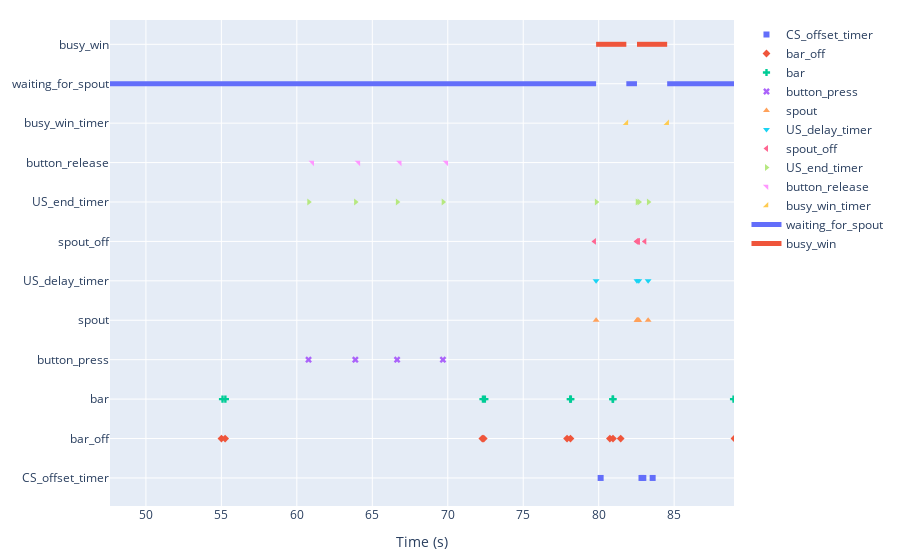

Here is the notebook cell this chart was saved with:
### Markdown cell above
# Event plots

### Code cell
# state_def = [{'name': 'hold_for_water', 
#                   'onset': 'hold_for_water', 'offset': 'waiting_for_spout'},
#             {'name': 'waiting_for_spout', 
#                  'onset': 'waiting_for_spout', 'offset': 'busy_win'},
#             {'name': 'busy_win', 
#                  'onset': 'busy_win', 'offset': 'break_after_water'},
#             {'name': 'break_after_water', 
#                  'onset': 'break_after_water',    'offset': 'waiting_for_bar'},
#             {'name': 'break_after_no_water', 
#                  'onset': 'break_after_no_water', 'offset': 'waiting_for_bar'}]

state_def = [
            {'name': 'waiting_for_spout', 
                 'onset': 'waiting_for_spout', 'offset': 'busy_win'},
            {'name': 'busy_win', 
                 'onset': 'busy_win', 'offset': 'waiting_for_spout'}]

df2plot = df_events[~df_events.event_name.str.contains('Print@') ]# remove all print statement

keys = df2plot.event_name.unique()
keys = keys[keys!='state_change']

plot_session(df2plot, keys, state_def)

### Figure 1 — Plotly figure (JSON) as saved in the notebook; plotly's stock layout.template omitted (floating-point values rounded to 4 significant figures)
{"data": [{"marker": {"symbol": "square"}, "mode": "markers", "name": "CS_offset_timer", "type": "scatter", "x": [2, 10.2, 11.44, 24.26, 24.53, 31.22, 31.32, 32.54, 35.45, 36.62, 42.07, 80.13, 82.84, 82.96, 83.58, 89.95, 103.6, 104.2, 104.5, 104.7, 106.0, 108.0, 109.1, 110.3, 110.5, 110.6, 112.7, 112.8, 116.2, 117.0, 117.9, 120.7, 120.9, 122.5, 123.6, 123.7, 127.3, 128.3, 128.9, 131.3, 131.9, 132.0, 134.0, 134.2, 134.4, 134.6], "y": ["CS_offset_timer", "CS_offset_timer", "CS_offset_timer", "CS_offset_timer", "CS_offset_timer", "CS_offset_timer", "CS_offset_timer", "CS_offset_timer", "CS_offset_timer", "CS_offset_timer", "CS_offset_timer", "CS_offset_timer", "CS_offset_timer", "CS_offset_timer", "CS_offset_timer", "CS_offset_timer", "CS_offset_timer", "CS_offset_timer", "CS_offset_timer", "CS_offset_timer", "CS_offset_timer", "CS_offset_timer", "CS_offset_timer", "CS_offset_timer", "CS_offset_timer", "CS_offset_timer", "CS_offset_timer", "CS_offset_timer", "CS_offset_timer", "CS_offset_timer", "CS_offset_timer", "CS_offset_timer", "CS_offset_timer", "CS_offset_timer", "CS_offset_timer", "CS_offset_timer", "CS_offset_timer", "CS_offset_timer", "CS_offset_timer", "CS_offset_timer", "CS_offset_timer", "CS_offset_timer", "CS_offset_timer", "CS_offset_timer", "CS_offset_timer", "CS_offset_timer"]}, {"marker": {"symbol": "diamond"}, "mode": "markers", "name": "bar_off", "type": "scatter", "x": [2.097, 10.26, 12.81, 13.18, 13.28, 20.29, 20.32, 20.46, 20.65, 21.71, 30.71, 34.07, 34.19, 36.12, 36.41, 38.83, 38.95, 45.34, 45.44, 45.48, 55.0, 55.25, 72.29, 72.39, 77.9, 78.13, 80.74, 80.95, 81.46, 89.0, 89.16, 89.53, 89.63, 89.72, 90.38, 90.48, 90.71, 96.19, 96.32, 96.59, 97.2, 97.38, 97.5, 97.64, 97.95, 103.6], "y": ["bar_off", "bar_off", "bar_off", "bar_off", "bar_off", "bar_off", "bar_off", "bar_off", "bar_off", "bar_off", "bar_off", "bar_off", "bar_off", "bar_off", "bar_off", "bar_off", "bar_off", "bar_off", "bar_off", "bar_off", "bar_off", "bar_off", "bar_off", "bar_off", "bar_off", "bar_off", "bar_off", "bar_off", "bar_off", "bar_off", "bar_off", "bar_off", "bar_off", "bar_off", "bar_off", "bar_off", "bar_off", "bar_off", "bar_off", "bar_off", "bar_off", "bar_off", "bar_off", "bar_off", "bar_off", "bar_off"]}, {"marker": {"symbol": "cross"}, "mode": "markers", "name": "bar", "type": "scatter", "x": [2.143, 10.3, 12.87, 13.23, 13.32, 20.3, 20.36, 20.5, 20.68, 21.77, 30.82, 34.16, 34.22, 36.38, 38.36, 38.91, 38.97, 45.42, 45.47, 45.5, 55.08, 55.27, 72.33, 72.46, 78.11, 78.16, 80.93, 80.95, 88.93, 89.06, 89.19, 89.57, 89.67, 89.75, 90.44, 90.51, 90.75, 96.29, 96.37, 96.62, 97.24, 97.42, 97.54, 97.69, 98.01], "y": ["bar", "bar", "bar", "bar", "bar", "bar", "bar", "bar", "bar", "bar", "bar", "bar", "bar", "bar", "bar", "bar", "bar", "bar", "bar", "bar", "bar", "bar", "bar", "bar", "bar", "bar", "bar", "bar", "bar", "bar", "bar", "bar", "bar", "bar", "bar", "bar", "bar", "bar", "bar", "bar", "bar", "bar", "bar", "bar", "bar"]}, {"marker": {"symbol": "x"}, "mode": "markers", "name": "button_press", "type": "scatter", "x": [9.897, 11.14, 60.78, 63.88, 66.64, 69.68], "y": ["button_press", "button_press", "button_press", "button_press", "button_press", "button_press"]}, {"marker": {"symbol": "triangle-up"}, "mode": "markers", "name": "spout", "type": "scatter", "x": [9.897, 11.14, 23.96, 24.23, 30.91, 30.95, 30.98, 31.0, 31.02, 31.07, 32.24, 35.15, 35.19, 36.32, 36.38, 41.77, 41.83, 79.83, 82.53, 82.58, 82.59, 82.61, 82.66, 83.28, 89.65, 103.3, 103.9, 104.0, 104.2, 104.4, 105.7, 107.7, 108.8, 110.0, 110.0, 110.2, 110.3, 110.4, 112.4, 112.5, 115.9, 116.7, 117.6, 117.6, 120.4, 120.6, 122.2, 123.3, 123.4, 127.0, 128.0, 128.6, 128.6, 131, 131.6, 131.7, 131.8, 133.7, 133.9, 134.1, 134.3], "y": ["spout", "spout", "spout", "spout", "spout", "spout", "spout", "spout", "spout", "spout", "spout", "spout", "spout", "spout", "spout", "spout", "spout", "spout", "spout", "spout", "spout", "spout", "spout", "spout", "spout", "spout", "spout", "spout", "spout", "spout", "spout", "spout", "spout", "spout", "spout", "spout", "spout", "spout", "spout", "spout", "spout", "spout", "spout", "spout", "spout", "spout", "spout", "spout", "spout", "spout", "spout", "spout", "spout", "spout", "spout", "spout", "spout", "spout", "spout", "spout", "spout"]}, {"marker": {"symbol": "triangle-down"}, "mode": "markers", "name": "US_delay_timer", "type": "scatter", "x": [9.898, 11.14, 23.96, 24.23, 30.92, 31.02, 32.24, 35.15, 36.32, 41.77, 79.83, 82.54, 82.66, 83.28, 89.65, 103.3, 103.9, 104.2, 104.4, 105.7, 107.7, 108.8, 110.0, 110.2, 110.3, 112.4, 112.5, 115.9, 116.7, 117.6, 120.4, 120.6, 122.2, 123.3, 123.4, 127.0, 128.0, 128.6, 131.0, 131.6, 131.7, 133.7, 133.9, 134.1, 134.3], "y": ["US_delay_timer", "US_delay_timer", "US_delay_timer", "US_delay_timer", "US_delay_timer", "US_delay_timer", "US_delay_timer", "US_delay_timer", "US_delay_timer", "US_delay_timer", "US_delay_timer", "US_delay_timer", "US_delay_timer", "US_delay_timer", "US_delay_timer", "US_delay_timer", "US_delay_timer", "US_delay_timer", "US_delay_timer", "US_delay_timer", "US_delay_timer", "US_delay_timer", "US_delay_timer", "US_delay_timer", "US_delay_timer", "US_delay_timer", "US_delay_timer", "US_delay_timer", "US_delay_timer", "US_delay_timer", "US_delay_timer", "US_delay_timer", "US_delay_timer", "US_delay_timer", "US_delay_timer", "US_delay_timer", "US_delay_timer", "US_delay_timer", "US_delay_timer", "US_delay_timer", "US_delay_timer", "US_delay_timer", "US_delay_timer", "US_delay_timer", "US_delay_timer"]}, {"marker": {"symbol": "triangle-left"}, "mode": "markers", "name": "spout_off", "type": "scatter", "x": [9.912, 11.16, 24.2, 24.25, 30.93, 30.97, 30.99, 31.01, 31.03, 31.74, 32.83, 35.16, 35.2, 36.35, 40.68, 41.78, 79.72, 82.51, 82.55, 82.59, 82.61, 82.63, 83.06, 89.34, 98.43, 103.9, 103.9, 104.1, 104.3, 105.7, 106.8, 107.9, 109.2, 110.0, 110.1, 110.3, 110.4, 111.5, 112.5, 113.6, 116.0, 116.8, 117.6, 117.8, 120.5, 120.7, 122.3, 123.4, 124.7, 127.2, 128.3, 128.6, 128.6, 131.5, 131.7, 131.7, 132.1, 133.8, 134.0, 134.3], "y": ["spout_off", "spout_off", "spout_off", "spout_off", "spout_off", "spout_off", "spout_off", "spout_off", "spout_off", "spout_off", "spout_off", "spout_off", "spout_off", "spout_off", "spout_off", "spout_off", "spout_off", "spout_off", "spout_off", "spout_off", "spout_off", "spout_off", "spout_off", "spout_off", "spout_off", "spout_off", "spout_off", "spout_off", "spout_off", "spout_off", "spout_off", "spout_off", "spout_off", "spout_off", "spout_off", "spout_off", "spout_off", "spout_off", "spout_off", "spout_off", "spout_off", "spout_off", "spout_off", "spout_off", "spout_off", "spout_off", "spout_off", "spout_off", "spout_off", "spout_off", "spout_off", "spout_off", "spout_off", "spout_off", "spout_off", "spout_off", "spout_off", "spout_off", "spout_off", "spout_off"]}, {"marker": {"symbol": "triangle-right"}, "mode": "markers", "name": "US_end_timer", "type": "scatter", "x": [9.915, 9.917, 11.16, 11.16, 23.98, 24.25, 30.93, 31.03, 32.26, 35.16, 36.34, 41.79, 60.79, 63.9, 66.66, 69.7, 79.85, 82.56, 82.67, 83.3, 89.67, 103.3, 103.9, 104.2, 104.4, 105.7, 107.8, 108.9, 110.0, 110.2, 110.3, 112.4, 112.5, 115.9, 116.7, 117.6, 120.4, 120.7, 122.2, 123.3, 123.4, 127.0, 128.1, 128.6, 131.0, 131.6, 131.7, 133.7, 133.9, 134.1, 134.3], "y": ["US_end_timer", "US_end_timer", "US_end_timer", "US_end_timer", "US_end_timer", "US_end_timer", "US_end_timer", "US_end_timer", "US_end_timer", "US_end_timer", "US_end_timer", "US_end_timer", "US_end_timer", "US_end_timer", "US_end_timer", "US_end_timer", "US_end_timer", "US_end_timer", "US_end_timer", "US_end_timer", "US_end_timer", "US_end_timer", "US_end_timer", "US_end_timer", "US_end_timer", "US_end_timer", "US_end_timer", "US_end_timer", "US_end_timer", "US_end_timer", "US_end_timer", "US_end_timer", "US_end_timer", "US_end_timer", "US_end_timer", "US_end_timer", "US_end_timer", "US_end_timer", "US_end_timer", "US_end_timer", "US_end_timer", "US_end_timer", "US_end_timer", "US_end_timer", "US_end_timer", "US_end_timer", "US_end_timer", "US_end_timer", "US_end_timer", "US_end_timer", "US_end_timer"]}, {"marker": {"symbol": "triangle-ne"}, "mode": "markers", "name": "button_release", "type": "scatter", "x": [10.19, 11.36, 61.02, 64.07, 66.81, 69.9], "y": ["button_release", "button_release", "button_release", "button_release", "button_release", "button_release"]}, {"marker": {"symbol": "triangle-se"}, "mode": "markers", "name": "busy_win_timer", "type": "scatter", "x": [11.9, 25.96, 32.92, 37.15, 43.77, 81.83, 84.54, 91.65, 105.3, 107.7, 109.7, 112.0, 114.4, 117.9, 122.4, 125.3, 129.0, 133.0], "y": ["busy_win_timer", "busy_win_timer", "busy_win_timer", "busy_win_timer", "busy_win_timer", "busy_win_timer", "busy_win_timer", "busy_win_timer", "busy_win_timer", "busy_win_timer", "busy_win_timer", "busy_win_timer", "busy_win_timer", "busy_win_timer", "busy_win_timer", "busy_win_timer", "busy_win_timer", "busy_win_timer"]}, {"line": {"width": 5}, "mode": "lines", "name": "waiting_for_spout", "type": "scatter", "x": [1.921, 9.898, null, 11.9, 23.96, null, 25.96, 30.92, null, 32.92, 35.15, null, 37.15, 41.77, null, 43.77, 79.83, null, 81.83, 82.54, null, 84.54, 89.65, null, 91.65, 103.3, null, 105.3, 105.7, null, 107.7, 107.7, null, 109.8, 110.0, null, 112.0, 112.4, null, 114.4, 115.9, null, 117.9, 120.4, null, 122.4, 123.3, null, 125.3, 127.0, null, 129.0, 131, null, 133.0, 133.7, null], "y": ["waiting_for_spout", "waiting_for_spout", "waiting_for_spout", "waiting_for_spout", "waiting_for_spout", "waiting_for_spout", "waiting_for_spout", "waiting_for_spout", "waiting_for_spout", "waiting_for_spout", "waiting_for_spout", "waiting_for_spout", "waiting_for_spout", "waiting_for_spout", "waiting_for_spout", "waiting_for_spout", "waiting_for_spout", "waiting_for_spout", "waiting_for_spout", "waiting_for_spout", "waiting_for_spout", "waiting_for_spout", "waiting_for_spout", "waiting_for_spout", "waiting_for_spout", "waiting_for_spout", "waiting_for_spout", "waiting_for_spout", "waiting_for_spout", "waiting_for_spout", "waiting_for_spout", "waiting_for_spout", "waiting_for_spout", "waiting_for_spout", "waiting_for_spout", "waiting_for_spout", "waiting_for_spout", "waiting_for_spout", "waiting_for_spout", "waiting_for_spout", "waiting_for_spout", "waiting_for_spout", "waiting_for_spout", "waiting_for_spout", "waiting_for_spout", "waiting_for_spout", "waiting_for_spout", "waiting_for_spout", "waiting_for_spout", "waiting_for_spout", "waiting_for_spout", "waiting_for_spout", "waiting_for_spout", "waiting_for_spout", "waiting_for_spout", "waiting_for_spout", "waiting_for_spout"]}, {"line": {"width": 5}, "mode": "lines", "name": "busy_win", "type": "scatter", "x": [9.898, 11.9, null, 23.96, 25.96, null, 30.92, 32.92, null, 35.15, 37.15, null, 41.77, 43.77, null, 79.83, 81.83, null, 82.54, 84.54, null, 89.65, 91.65, null, 103.3, 105.3, null, 105.7, 107.7, null, 107.7, 109.8, null, 110.0, 112.0, null, 112.4, 114.4, null, 115.9, 117.9, null, 120.4, 122.4, null, 123.3, 125.3, null, 127.0, 129.0, null, 131, 133.0, null], "y": ["busy_win", "busy_win", "busy_win", "busy_win", "busy_win", "busy_win", "busy_win", "busy_win", "busy_win", "busy_win", "busy_win", "busy_win", "busy_win", "busy_win", "busy_win", "busy_win", "busy_win", "busy_win", "busy_win", "busy_win", "busy_win", "busy_win", "busy_win", "busy_win", "busy_win", "busy_win", "busy_win", "busy_win", "busy_win", "busy_win", "busy_win", "busy_win", "busy_win", "busy_win", "busy_win", "busy_win", "busy_win", "busy_win", "busy_win", "busy_win", "busy_win", "busy_win", "busy_win", "busy_win", "busy_win", "busy_win", "busy_win", "busy_win", "busy_win", "busy_win", "busy_win", "busy_win", "busy_win", "busy_win"]}], "layout": {"autosize": true, "margin": {"b": 20, "l": 20, "r": 20, "t": 20}, "xaxis": {"autorange": false, "range": [47.62, 88.97], "title": {"text": "Time (s)"}, "type": "linear"}, "yaxis": {"autorange": true, "fixedrange": true, "range": [-0.7816, 11.62], "type": "category"}}}
